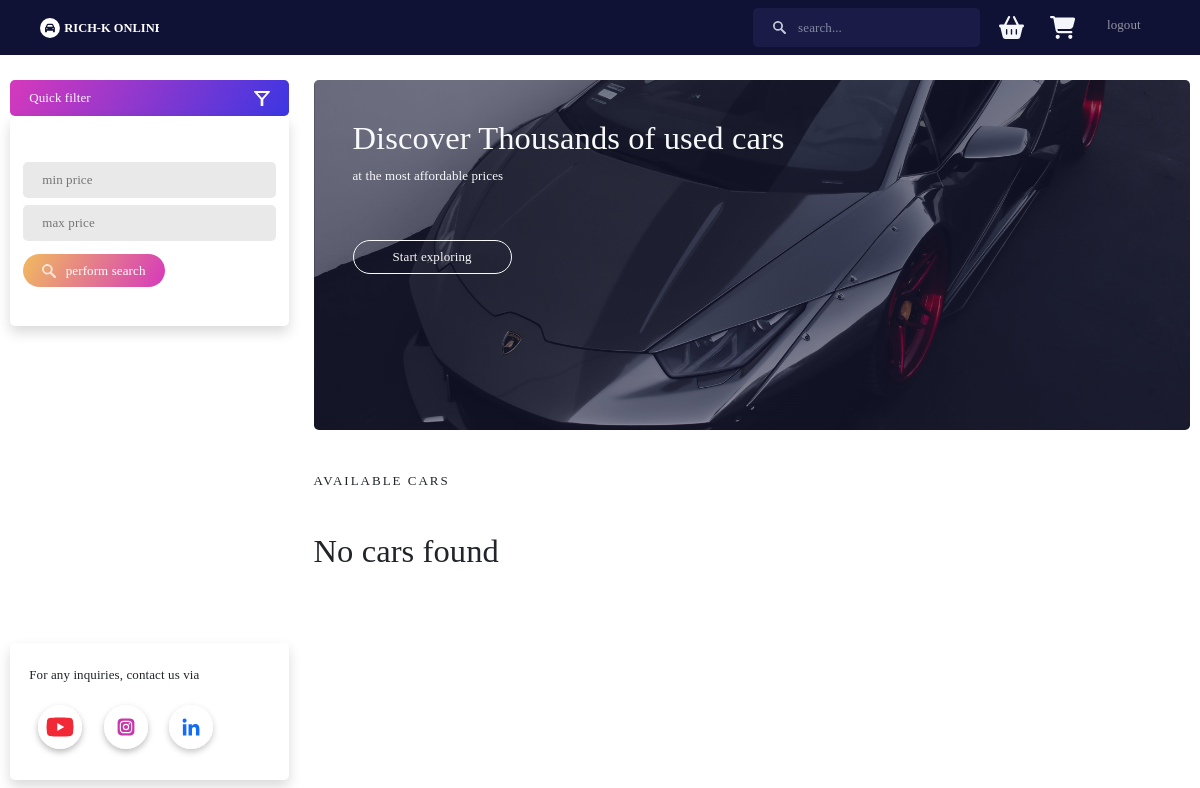
The app's page / (signed in), older data.
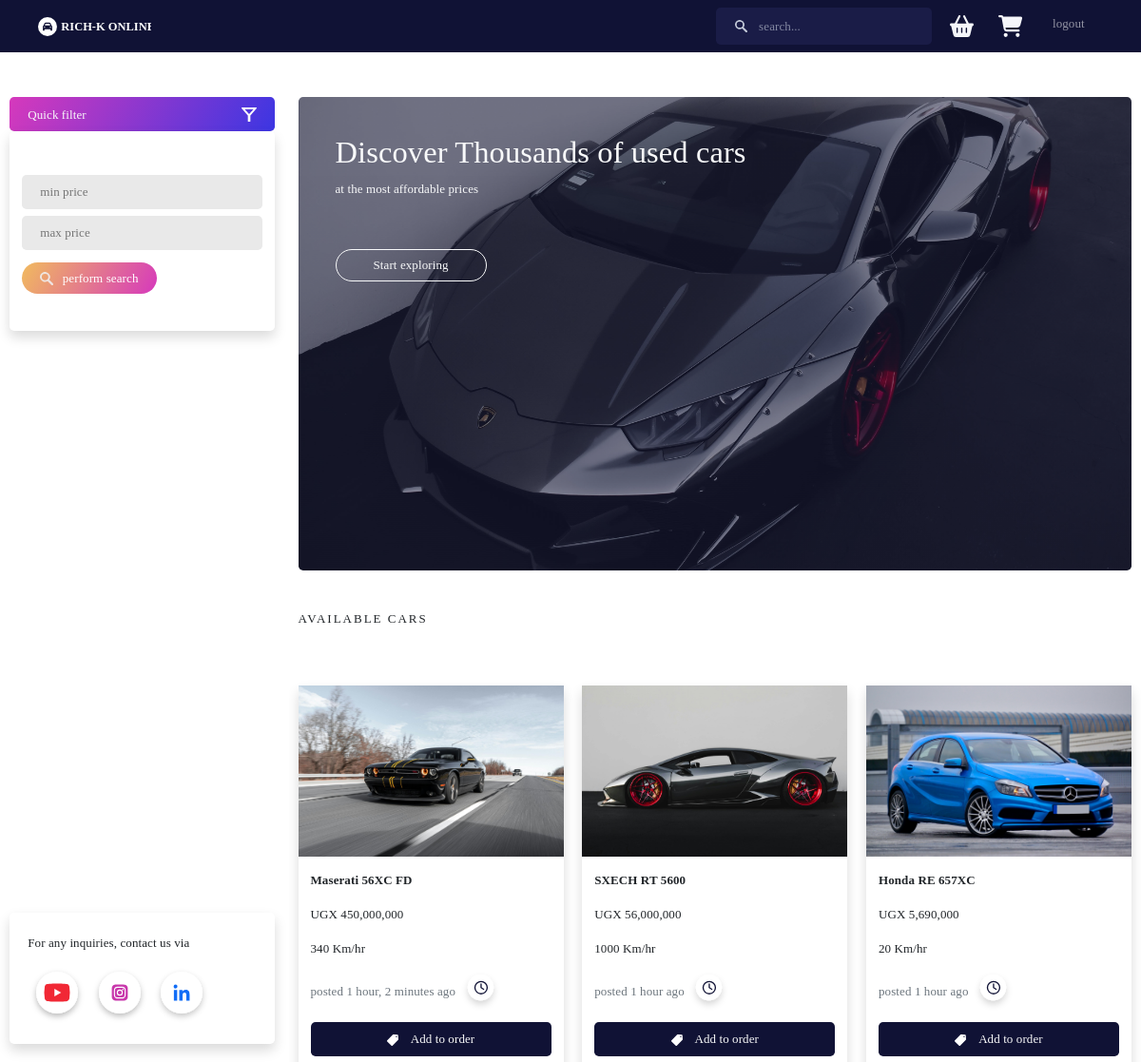
The same page, newer data.
### base/models.py (models this page shows, shortened)
class Car(models.Model):
    image = models.ImageField(upload_to="static/cars")
    name = models.CharField( max_length=50)
    price = models.IntegerField()
    posted = models.DateTimeField(auto_now_add=True)
    is_available = models.BooleanField(default=True)
    speed = models.IntegerField()

### base/views.py (the view)
# urls.py: path('', views.index_view, name="home-page"),
@login_required(login_url='login/')
def index_view(request):
    approved_orders = Order.objects.filter(client=request.user, status="approved", is_active=True).count()
    q = request.GET.get('q')
    min_price = request.GET.get('minprice')
    max_price = request.GET.get('maxprice')
    cars = Car.objects.filter(is_available=True)
    if q:
        cars = cars.filter(name__icontains=q)
    if min_price:
        cars = cars.filter(price__gte=min_price)
    if max_price:
        cars = cars.filter(price__lte=max_price)
    my_orders = Order.objects.filter(client=request.user)
    ordered_car_ids = my_orders.values_list('car__id', flat=True)
    cars = cars.exclude(id__in=ordered_car_ids)
    number_of_items = Order.objects.filter(client=request.user, is_active=False).count()
    context = {
        "cars": cars,
        "my_orders": my_orders,
        "approved": approved_orders,
        "number_of_items": number_of_items
    }
    return render(request, "cars.html", context)

### base/templates/cars.html
{% extends "layout.html" %}
{% load humanize %}
{% load static %}
{% block content %}
<div class ="custom-grid">
    <div>
{% include 'navbar.html' %}
    </div>
    <div class="container d-flex justify-content-between flex-column py-4">
       <div>
        <div class="text-light d-flex align-items-center justify-content-between rounded px-4 py-2 linear-gradient-1">
            <span>Quick filter</span>
            <img src="{% static 'svgs/filter.svg' %}" alt="">
        </div>
        <form action="" class="shadow rounded px-3 py-5 bg-white">
            <input placeholder="min price" name="minprice" type="number" class="mt-2 px-4 py-2 w-100  border-0 bg-pale rounded">
            <input placeholder="max price" name="maxprice" type="number" class="mt-2 px-4 py-2 w-100  border-0 bg-pale rounded">
            <button type="submit" class="mt-3 btn btn-dark linear-gradient-2 px-4 border-0 rounded-edges d-flex align-items-center justify-content-between">
                <div class="d-flex align-items-center justify-content-between">
                    <img src="{% static 'svgs//search.svg' %}" alt="" class="mr">
                <span>perform search</span>
                </div>
            </button>
        </form>
       </div>
       <div class="shadow rounded p-4">
        <p class="mb-3">For any inquiries, contact us via</p>
        <img src="{% static 'svgs/youtube.svg' %}" alt="">
        <img src="{% static 'svgs/instagram.svg' %}" alt="">
        <img src="{% static 'svgs/linkedin.svg' %}" alt="">
       </div>
    </div>
    <div class="overflow-scroll container py-4">
        <div class="bg-car rounded p-5 text-light">
            <h1>Discover Thousands of used cars</h1>
            <p>at the most affordable prices</p>
            <button class="mt-5 btn btn-outline-light px-5 py-2 rounded-edges">
                Start exploring
            </button>
        </div>
        <p class="my-5 spaced">Available cars</p>
        <div class="row justify-content-stretch">
           {% if not cars %}
            <h1>No cars found</h1>
           {% else %}
           {% for car in cars %}
           <div class="col-lg-4 mt-4">
               <div class="card border-0 shadow bg-white">
                   <div class="card-body p-0 border-0">
                       <div class="car-img">
                           <img src="{{car.image.url}}">
                       </div>
                   </div>
                   <div class="card-body">
                       <b class="card-title">
                           {{car.name}}
                       </b>
                       <p class="mt-3">UGX {{car.price|intcomma}}</p>
                       <p class="mt-3">{{car.speed}} Km/hr</p>
                       <span class="mt-3 d-flex align-items-center justify-content-beween">
                           <span class="text-secondary">posted {{car.posted|timesince}} ago</span>
                           <img src="{% static 'svgs/time.svg'%}"  alt="" class="mx-2" style="transform: scale(1.3,1.3);">
                       </span>
                       {% if request.user.is_authenticated %}
                       <a href="{% url 'add' car.id %}" class="nav-link">
                           <button class="text-light border-0 mt-3 btn-primary w-100 rounded px-4 py-2 bg-darkblue">
                               <img src="{% static 'svgs/add.svg'%}" alt="" class="mr">
                               <span>Add to order</span>
                           </button>
                       </a>
                       {% endif %}
                   </div>
               </div>
           </div>
           {% endfor %}
           {% endif %}
        </div>
    </div>
</div>
{% endblock content %}

### base/templates/layout.html (shortened to what this page needs)
<!DOCTYPE html>
<html lang="en">
{% load static %}
<head>
    <link rel="stylesheet" href="{% static 'css/bootstrap.min.css' %}">
    <link rel="stylesheet" href="{% static 'css/style.css' %}">
</head>
    <body class=" position-absolute h-100 w-100">
        {% block content %}
        {% endblock content %}
    </body>
</html>

### base/templates/navbar.html (shortened to what this page needs)
{% load static %}
<nav class="navbar-dark navbar bg-darkblue navbar-expand-lg">
    <div class="container">
        <a href="{% url 'home-page' %}" class="navbar-brand">
            <img src="{% static 'svgs/logo-light.svg' %}" alt="" class="logo">
        </a>
        <div class="collapse navbar-collapse " id="menu">
            <ul class="flex-row navbar-nav ms-auto">
                {% if not is_admin %}
                <li class="nav-item d-flex align-items-center">
                    <form action="{% url 'home-page' %}" class="d-flex rounded mx-2 px-4 py-2 bg-lightblue align-items-center justify-content-center">
                        <img src="{% static 'svgs/search.svg'%}" alt="" class="mr">
                        <input placeholder="search..." name="q" type="text" class="bg-none border-0 text-light">
                    </form>
                </li>
                <li class="nav-item ">
                    <a href="{% url 'my-orders-page' %}" class="nav-link">
                        <div class="badge">
                            <img src="{% static 'svgs/orders.svg'%}" alt="">
                        </div>
                    </a>
                </li>
                <li class="nav-item ">
                    <a href="{% url 'order-history' %}" class="nav-link">
                        <div class="badge">
                            <img src="{% static 'svgs/cart.svg'%}" alt="">
                        </div>
                    </a>
                </li>
                {% endif %}
                <li class="nav-item mx-3">
                    <a href="{% url 'logout' %}" class="nav-link d-flex align-items-center">
                        logout
                    </a>
                </li>
            </ul>
        </div>
    </div>
</nav>

### static/css/style.css (style rules this page uses)
:root { --darkblue: #101235; --lighblue: #1A1C47; --aliceblue: aliceblue; --white: white; --pale: rgb(233, 233, 233); --blue-purple: linear-gradient(120deg, #D639BC,#3C36E2); --yellow-purple: linear-gradient(120deg, #F1BB5E, #D639BC); }
* { font-family: poppins; letter-spacing: .1px; line-height: 1.8; transition: .2s; }
.bg-white { background-color: var(--white); }
.bg-darkblue { background-color: var(--darkblue); }
.bg-pale { background-color: var(--pale); }
.car-img { width: 100%; height:180px; overflow: hidden; display: flex; align-items: center; justify-content: center; transform: scale(1,1); }
.car-img img { width: 100%; object-fit: contain; }
.bg-none { background: transparent; }
.mr { margin-right: 10px; }
.rounded-edges { border-radius: 100px; }
.border-0 { border: none; outline: none; }
:not(h1,h2,h3, span) { font-size: 13px; }
.logo { height: 20px; }
.bg-lightblue { background-color: var(--lighblue); }
.custom-grid { display: grid; grid-template-columns: 1fr 3fr; grid-template-rows: .3fr 4fr; gap: 5px; height: 100vh; width: 100vw; }
.custom-grid>div:nth-of-type(1) { grid-row: 1/2; grid-column: 1/3; }
.linear-gradient-1 { background:var(--blue-purple); }
.linear-gradient-2 { background: var(--yellow-purple); }
.bg-car { background: linear-gradient(#10123580, #10123583), url('../imgs/pexels-jae-park-3802508.jpg'); height: 50%; background-position: center; background-size: cover; image-rendering: optimizeSpeed; }
.spaced { letter-spacing: 2px; text-transform: uppercase; }
.badge { position: relative; }
.badge img { width: 25px; }

Row changes from the older to the newer data that the page shows:
added Car: image (picture), name "Maserati 56XC FD", price "450,000,000", speed "340", posted "1 hour, 2 minutes"
added Car: image (picture), name "SXECH RT 5600", price "56,000,000", speed "1000", posted "1 hour"
added Car: image (picture), name "Honda RE 657XC", price "5,690,000", speed "20", posted "1 hour"
Text that changed along with them:
text no longer shown: "No cars found"
